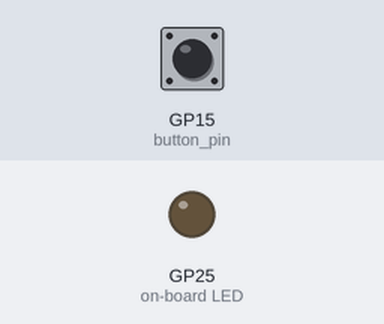
This program was run on a simulated Raspberry Pi Pico running MicroPython. Parts: output pins drawn as LEDs (lit = HIGH). Dashed ring = blinking. Inputs (shaded band) come from the test bench; at power-on: GP15 (button_pin) HIGH. What the program prints to the serial console is not drawn.

Above: at 1.2 s.
1.3 s: GP15 (button_pin) pulled LOW for 1 s
At 2.5 s:
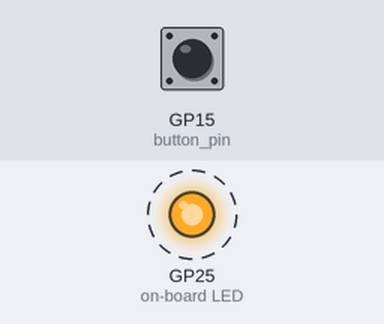
5.3 s: GP15 (button_pin) pulled LOW for 1 s
Timing chart, 0 to 14.3 s (numbered marks = the images above; inputs shaded):
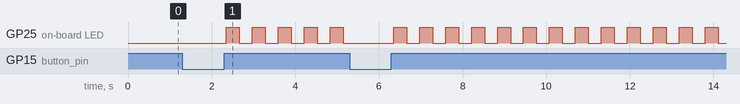

The program:

button_led_control.py
```python
"""
按鈕控制 LED
綜合練習：使用按鈕控制 LED 的不同模式

功能：
- 短按：切換 LED 開關
- 長按：切換 LED 閃爍模式
"""

import machine
import time

class ButtonController:
    """按鈕控制器類別"""

    def __init__(self, button_pin, led_pin="LED"):
        """初始化控制器"""
        self.button = machine.Pin(button_pin, machine.Pin.IN, machine.Pin.PULL_UP)
        self.led = machine.Pin(led_pin, machine.Pin.OUT)

        # 狀態變數
        self.led_state = False  # LED 開關狀態
        self.blink_mode = False  # 閃爍模式
        self.last_press_time = 0
        self.long_press_time = 1000  # 長按時間（毫秒）

    def check_button(self):
        """
        檢查按鈕狀態並處理

        返回:
            str: "short" 表示短按，"long" 表示長按，None 表示無動作
        """
        # 按鈕被按下
        if self.button.value() == 0:
            press_start = time.ticks_ms()

            # 等待按鈕放開
            while self.button.value() == 0:
                time.sleep(0.01)

            # 計算按下時間
            press_duration = time.ticks_diff(time.ticks_ms(), press_start)

            # 防彈跳延遲
            time.sleep(0.05)

            # 判斷是短按還是長按
            if press_duration > self.long_press_time:
                return "long"
            else:
                return "short"

        return None

    def toggle_led(self):
        """切換 LED 開關"""
        self.led_state = not self.led_state
        if self.led_state:
            self.led.on()
            print("LED 開啟")
        else:
            self.led.off()
            print("LED 關閉")

    def toggle_blink_mode(self):
        """切換閃爍模式"""
        self.blink_mode = not self.blink_mode
        if self.blink_mode:
            print("進入閃爍模式")
        else:
            print("離開閃爍模式")
            self.led.off()

    def update(self):
        """更新控制器狀態（在主迴圈中呼叫）"""
        # 檢查按鈕
        button_action = self.check_button()

        if button_action == "short":
            print("偵測到短按")
            if not self.blink_mode:
                self.toggle_led()

        elif button_action == "long":
            print("偵測到長按")
            self.toggle_blink_mode()

        # 處理閃爍模式
        if self.blink_mode:
            self.led.toggle()
            time.sleep(0.3)

# 主程式
if __name__ == "__main__":
    print("按鈕 LED 控制程式")
    print("=" * 40)
    print("短按：切換 LED 開關")
    print("長按（1秒以上）：切換閃爍模式")
    print("按 Ctrl+C 停止程式")
    print("=" * 40)
    print()

    # 建立控制器
    controller = ButtonController(button_pin=15)

    try:
        while True:
            controller.update()
            time.sleep(0.01)

    except KeyboardInterrupt:
        print("\n程式已停止")
        controller.led.off()
```

Measured:
- after the input at 1.3 s, GP25 (on-board LED): alternates HIGH for 0.31 s and LOW for 0.31 s, starting after 1.1 s
